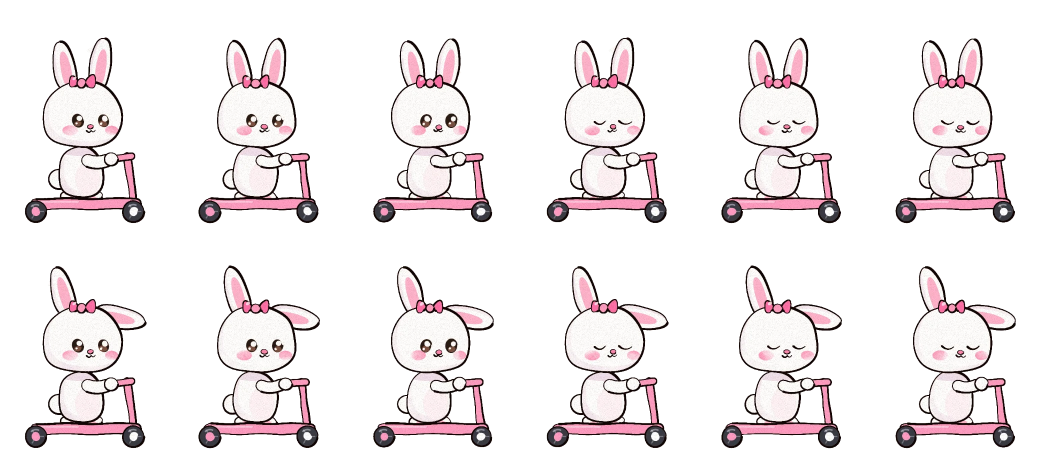
#> input picture riders/bunny.c9491fa8.webp, 2088 x 900 px (shown at 1/2 size)
$ python clean_photo.py ../riders/bunny.c9491fa8.webp ../riders/bunny.webp
#> lines starting #> are read from the running program, lines starting #| are printed output that depends on the picture
"""Rewrites a JPEG at most 1600px with no metadata: applies the EXIF rotation to the pixels, then drops EXIF
(GPS location, camera, dates), XMP and comments. Only the colour profile is kept."""
import sys
from PIL import Image, ImageOps

src, dst = sys.argv[1], sys.argv[2]
img = ImageOps.exif_transpose(Image.open(src)).convert("RGB")
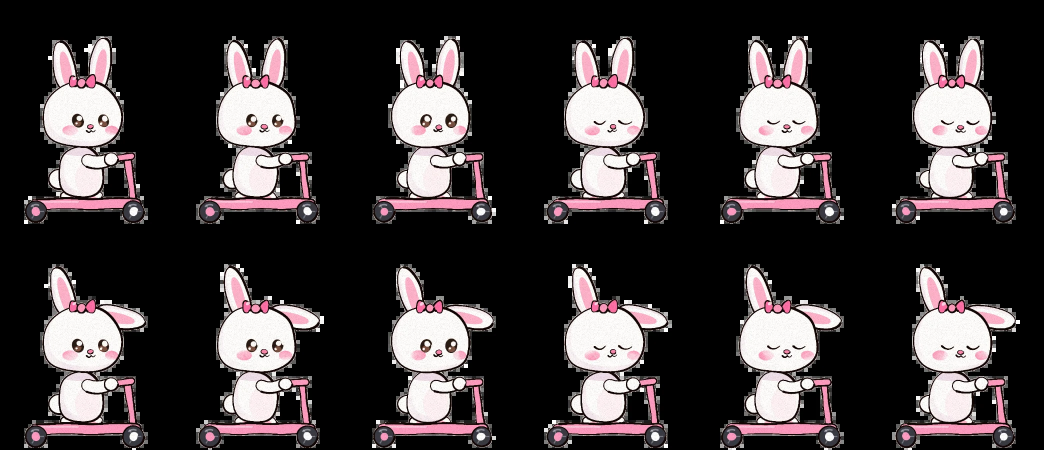
#> img: PIL image 2088x900 RGB (shown at 1/2 size); mean R, G, B 61.8, 55.9, 57.3
img.thumbnail((1600, 1600), Image.LANCZOS)  # shrink large photos; never enlarge small ones
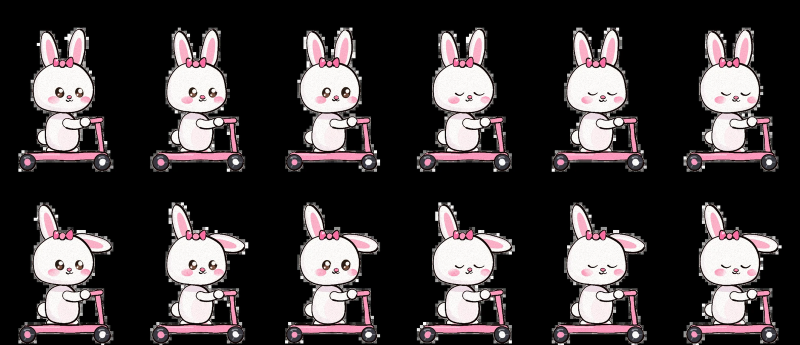
#> img: PIL image 1600x690 RGB (shown at 1/2 size); mean R, G, B 61.8, 56.1, 57.5
icc = img.info.get("icc_profile")
img.save(dst, "JPEG", quality=82, optimize=True, progressive=True, **({"icc_profile": icc} if icc else {}))

$ run again, on riders/kitty.595d7031.webp
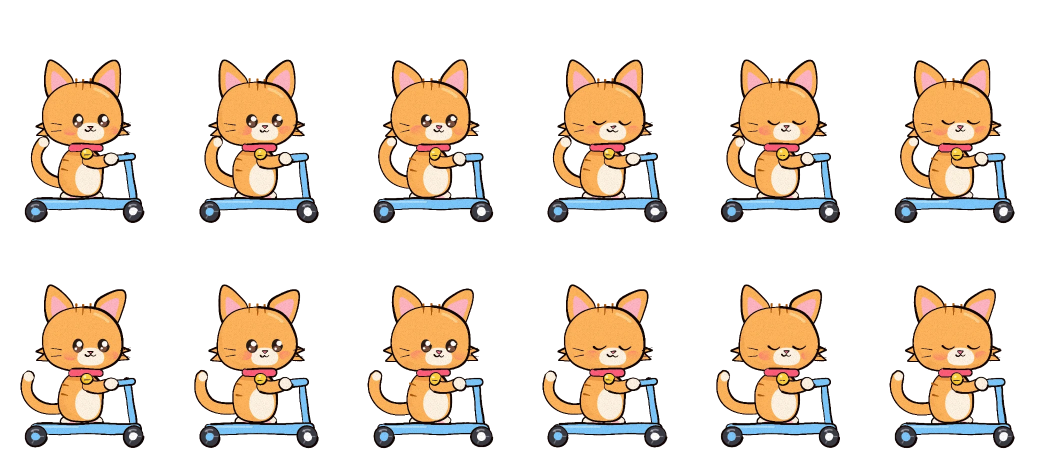
#> input picture riders/kitty.595d7031.webp, 2088 x 900 px (shown at 1/2 size)
#> `img = ImageOps.exif_transpose(Image.open(src)).convert("RGB")`:
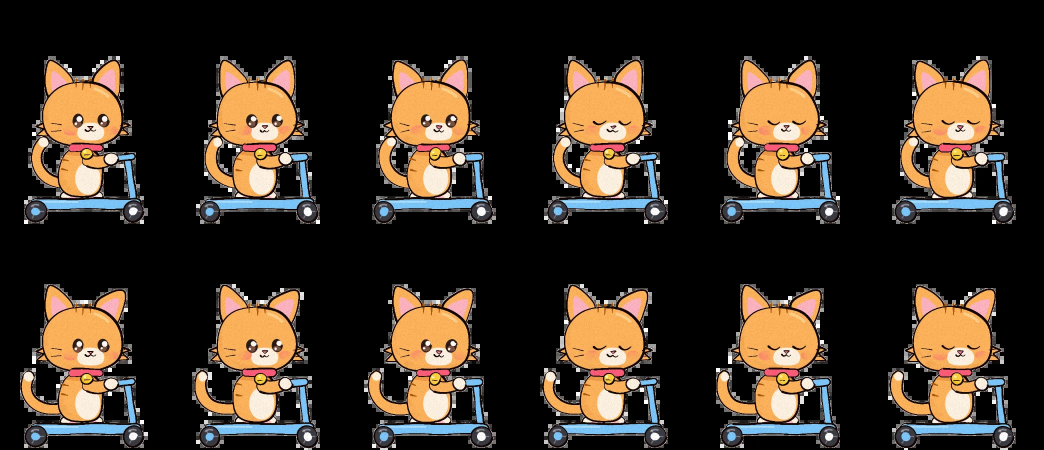
#> img: PIL image 2088x900 RGB (shown at 1/2 size); mean R, G, B 60.2, 48.9, 37.6
#> `img.thumbnail((1600, 1600), Image.LANCZOS)`:
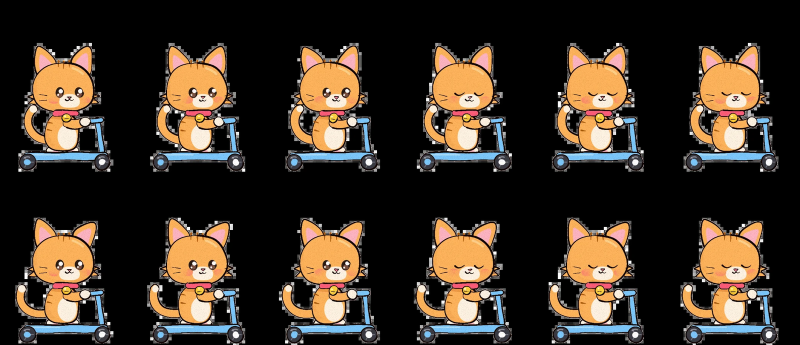
#> img: PIL image 1600x690 RGB (shown at 1/2 size); mean R, G, B 60.3, 49.1, 37.9
